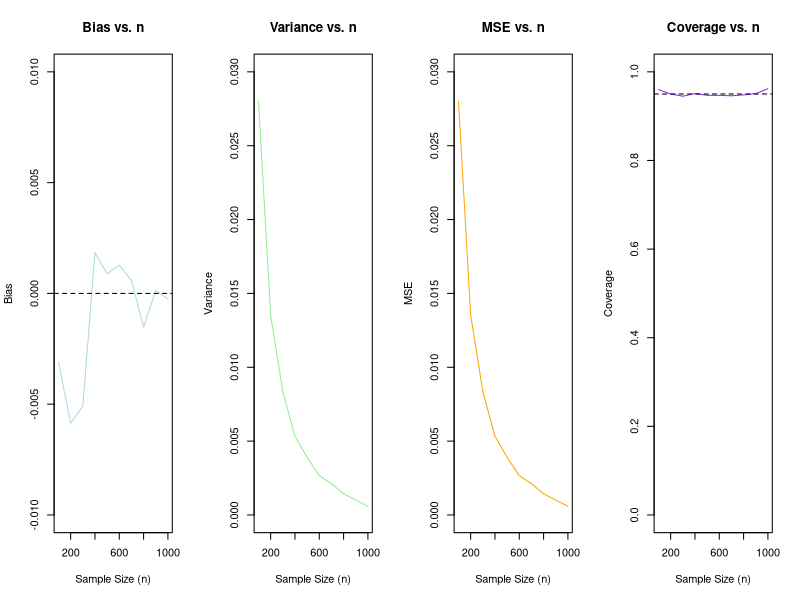

Generate this figure with R:
# Function to calculate Horvitz-Thompson estimate, standard error, and confidence interval
hte_ci <- function(sample, N) {
  n <- length(sample)  # Sample size
  pi <- rep(n / N, n)  # Inclusion probability for each element in sample
  ht_e <- sum(sample / pi) / N  # Horvitz-Thompson estimate for the population mean
  
  # Calculate the standard error of the Horvitz-Thompson estimate
  se_ht <- sqrt(sum(((1 - pi) / (pi^2 * N^2)) * (sample - ht_e)^2))
  
  # Construct a 95% confidence interval
  ci <- ht_e + 1.96 * c(-1, 1) * se_ht
  
  # Return estimate and confidence interval as a list
  return(list(e = ht_e, ci = ci))
}

# Load the Edmonton Oilers game data
edm_data <- read.csv("data/EDM.csv", 
                     header=TRUE, stringsAsFactors=TRUE)
new_edm <- subset(edm_data, situation == "all")  # Filter dataset to retain rows with 'situation' as 'all'

# Load watched games data and remove duplicates
gw <- read.csv("data/gamesWatched.csv", 
               header = TRUE, stringsAsFactors = TRUE)
unique_gw <- unique(gw)  # Unique entries in watched games data

# Extract goalsFor column from main dataset and calculate total games
gF <- new_edm$goalsFor
N <- length(gF)  # Total number of games (population size)
popmean <- mean(gF)  # Population mean for comparison

# Initialize a dataframe to store results across sample sizes
results <- data.frame(n = integer(), bias = numeric(), variance = numeric(),
                      mse = numeric(), coverage = numeric())

# Loop over sample sizes (from 100 to 1000 in increments of 100)
for (n in seq(100, 1000, by = 100)) {
  ht_e <- numeric(1000)  # Vector to store Horvitz-Thompson estimates
  ci <- matrix(NA, nrow = 1000, ncol = 2)  # Matrix to store confidence intervals
  
  # Perform 1000 simulations for each sample size
  for (i in 1:1000) {
    # Take a sample without replacement from the population
    sample <- sample(gF, n, replace = FALSE)
    
    # Calculate Horvitz-Thompson estimate and confidence interval
    list_all <- hte_ci(sample, N)
    ht_e[i] <- list_all$e  # Store the estimate
    ci[i, ] <- list_all$ci  # Store the confidence interval
  }
  
  # Calculate coverage: proportion of intervals containing the population mean
  coverage <- apply(X = ci, MARGIN = 1, FUN = function(u) {
    popmean >= u[1] & popmean <= u[2]
  })
  
  # Calculate bias, variance, and mean squared error for the current sample size
  bias <- mean(ht_e) - popmean
  variance <- var(ht_e)
  mse <- mean((ht_e - popmean)^2)
  coverage_r <- mean(coverage)
  
  # Append results to the dataframe
  results <- rbind(results, data.frame(n = n, bias = bias, variance = variance,
                                       mse = mse, coverage = coverage_r))
}

# Plot results for each metric across sample sizes
par(mfrow = c(1, 4))

# Plot 1: Bias vs. Sample Size
plot(results[, 1], results[, 2], type = "l", ylim = c(-0.01, 0.01), 
     xlab = "Sample Size (n)", ylab = "Bias", main = "Bias vs. n", col = 'lightblue')
abline(h = 0, lty = 2)  # Add horizontal line at 0 for reference

# Plot 2: Variance vs. Sample Size
plot(results[, 1], results[, 3], type = "l", ylim = c(0, 0.03), 
     xlab = "Sample Size (n)", ylab = "Variance", main = "Variance vs. n", col ='lightgreen')

# Plot 3: MSE vs. Sample Size
plot(results[, 1], results[, 4], type = "l", ylim = c(0, 0.03), 
     xlab = "Sample Size (n)", ylab = "MSE", main = "MSE vs. n", col = 'orange')

# Plot 4: Coverage vs. Sample Size
plot(results[, 1], results[, 5], type = "l", ylim = c(0, 1), 
     xlab = "Sample Size (n)", ylab = "Coverage", main = "Coverage vs. n", col = 'purple')
abline(h = 0.95, lty = 2)  # Add horizontal line at 0.95 for reference (ideal coverage)

# Conclusion:
# From the first plot we can see that as sample size gets larger, bias gets closer 
# to zero. Furthermore as sample size increases, variance and MSE decrease. 
# The coverage however stays around .95 the entire time. So larger sample sizes 
# are more accurate for HT estimator.